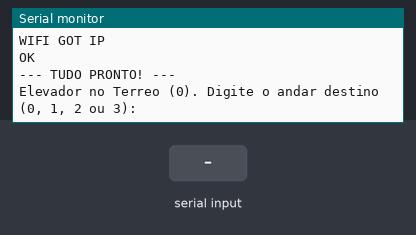
The program below on a simulated Arduino Uno, built with avr-gcc and run on an emulated ATmega328P. On the bench: the last lines printed to the serial monitor. The test bench sets the inputs (shaded band). The modem accepts every AT command (registered, SIM ready, sends succeed) and sends nothing else.

Above: at 11.2 s.
11.3 s: "90,45\n" received over the second serial link
At 11.7 s:
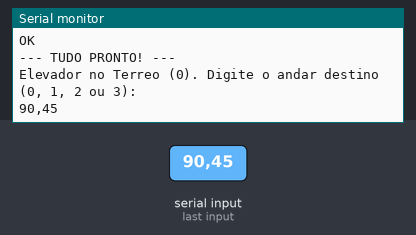
12.8 s: "5\n" received over the second serial link
At 14.1 s:
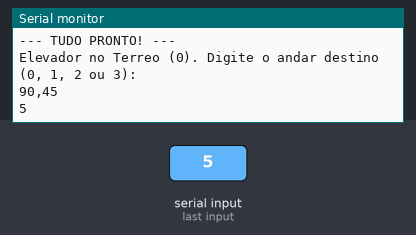

Measured:
- after the input at 11.3 s, the serial monitor: prints a new line at once (image 1)
- after the input at 12.8 s, the serial monitor: prints a new line at once (image 2)

The program:

main.cpp
```cpp
#include <Arduino.h>
#include <Stepper.h>
#include <SoftwareSerial.h> // Biblioteca para criar a porta do Wi-Fi

// --- 1. CONFIGURAÇÃO DO WI-FI ---
// O pino 2 recebe (RX) e o pino 3 envia (TX)
SoftwareSerial moduloWiFi(2, 3);

String nomeDaRede = "realme C63";
String senhaDaRede = "50309010";

// --- 2. CONFIGURAÇÃO DO MOTOR ---
const int passosPorVolta = 2048;
Stepper meuMotor(passosPorVolta, 8, 10, 9, 11);

int andarAtual = 0;
float alturaPorAndarCm = 13.0;
float diametroCarretelCm = 2.0;
float circunferencia = diametroCarretelCm * 3.14159;
int passosPorAndar = (alturaPorAndarCm / circunferencia) * passosPorVolta;

// Função simples para enviar comandos para a peça do Wi-Fi
void enviarComandoWiFi(String comando, int tempoEspera) {
  moduloWiFi.println(comando);
  long int tempo = millis();
  while ((tempo + tempoEspera) > millis()) {
    while (moduloWiFi.available()) {
      char c = moduloWiFi.read();
      Serial.print(c); // Mostra na tela o que o Wi-Fi respondeu
    }
  }
}

void setup() {
  Serial.begin(9600); // Velocidade do computador
  moduloWiFi.begin(9600); // Velocidade do módulo Wi-Fi

  meuMotor.setSpeed(12); // Força do motor

  Serial.println("--- INICIANDO SISTEMA ---");
  Serial.println("Ligando a antena Wi-Fi...");

  // Envia os comandos (chamados de comandos AT) para conectar na rede
  enviarComandoWiFi("AT+RST", 2000); // Reinicia a peça
  enviarComandoWiFi("AT+CWMODE=1", 1000); // Prepara para conectar

  String comandoConexao = "AT+CWJAP=\"" + nomeDaRede + "\",\"" + senhaDaRede + "\"";
  Serial.print("Tentando conectar no Wi-Fi: ");
  Serial.println(nomeDaRede);

  // Espera 7 segundos tentando conectar
  enviarComandoWiFi(comandoConexao, 7000);

  Serial.println("\n--- TUDO PRONTO! ---");
  Serial.println("Elevador no Terreo (0). Digite o andar destino (0, 1, 2 ou 3):");
}

void loop() {
  // Mostra qualquer erro ou mensagem do Wi-Fi na tela
  if (moduloWiFi.available()) {
    Serial.write(moduloWiFi.read());
  }

  // Lógica de subir e descer o elevador
  if (Serial.available() > 0) {
    int andarDestino = Serial.parseInt();

    while(Serial.available() > 0) {
      Serial.read(); // Limpa a memória
    }

    if (andarDestino >= 0 && andarDestino <= 3) {
       int andaresParaMover = andarDestino - andarAtual;
       int passosTotais = andaresParaMover * passosPorAndar;

       Serial.print(">>> Movendo para o andar ");
       Serial.println(andarDestino);

       meuMotor.step(passosTotais);
       andarAtual = andarDestino;

       Serial.println("CHEGOU! Digite o proximo andar:");

       // NO FUTURO: Aqui nós vamos colocar o código para
       // avisar a sua API na internet que o elevador chegou!

    } else {
       // Se digitar letra ou número errado, ele avisa
    }
  }
}
```
